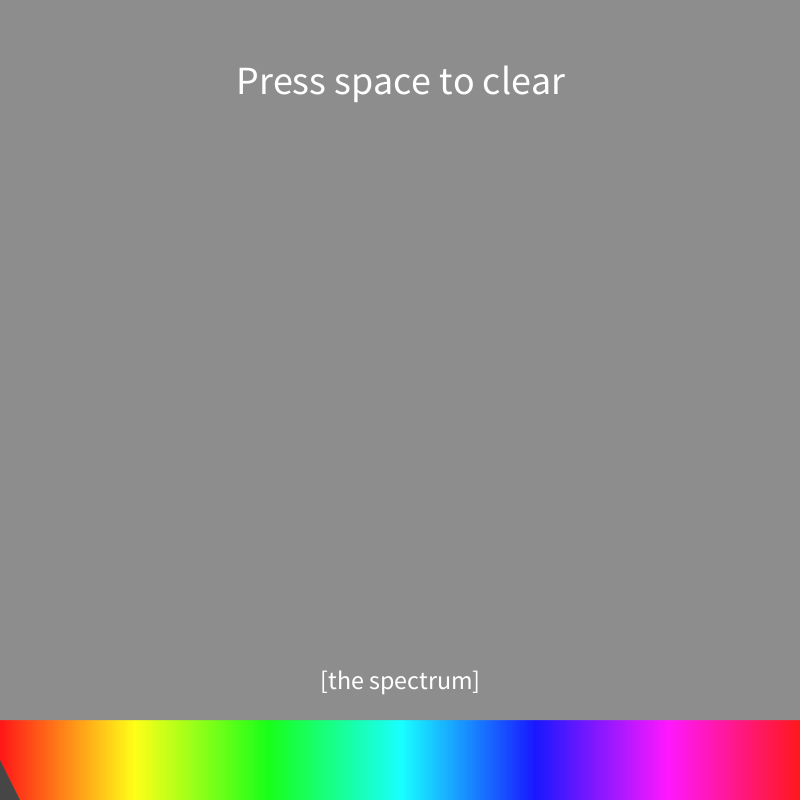
Frame 1 (no input)
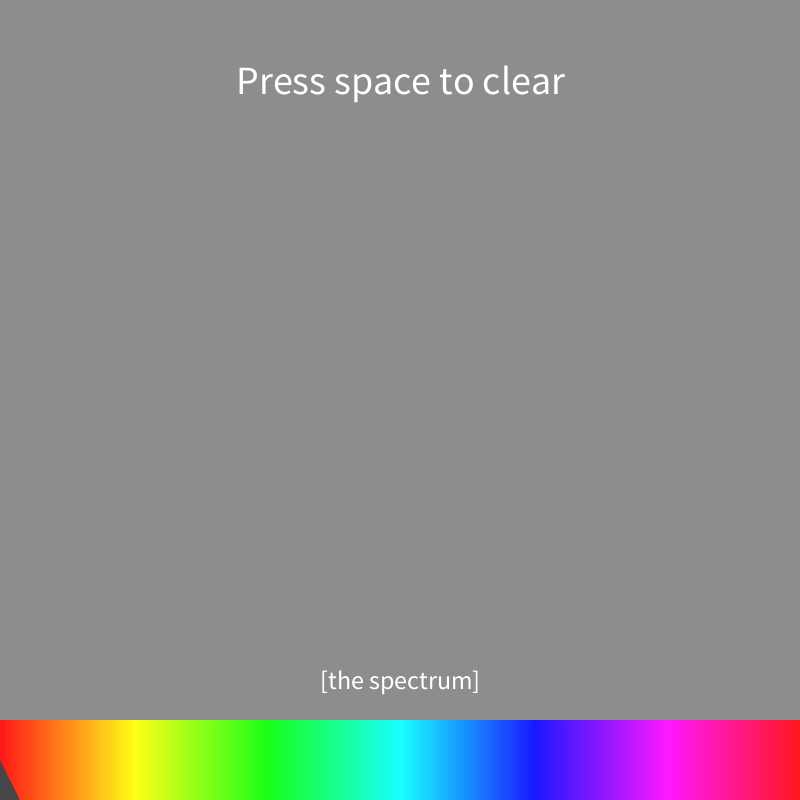
Frame 60 (the mouse pressed at the canvas centre just before this capture)
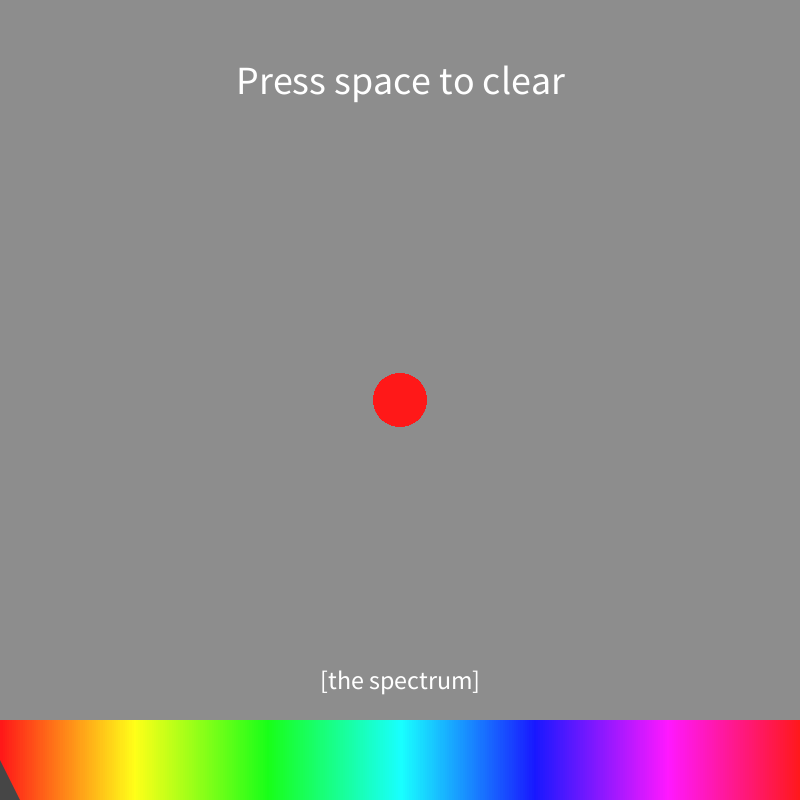
Frame 120 (the mouse held since frame 60 and released just before this capture)

The Processing sketch that drew these frames (run headless with seeded random() and noise(); from frame 60 on, the mouse is pressed at the canvas centre):

// Processing sketch: drawing_pad
// ── drawing_pad.pde
int Color = 0;
void setup(){
  size(800,800);
  colorMode(HSB, 360, 255, 255);
  background(200);
  textAlign(CENTER, CENTER);
  textSize(width/20);
  text("Press space to clear", width/2, height/10);
  textSize(width/30);
  text("[the spectrum]",width/2, height*17/20);
  fill(0, 230, 255);
  frameRate(120);
  
}

void draw(){
  if( keyPressed){
    background(200);
  }
  
  //draw paintbrush when mouse clicked
  
  if(mousePressed){
  noStroke();
  
  if(mouseY > 9*height/10) Color = mouseX;
  else ellipse(mouseX,mouseY,width/15,width/15);
  }
  
  //draw spectrum
  
  for(int i = 0;i <= width;i++){
    stroke(360*i/width, 230, 255);
    line(i,height*9/10,i,height);
  }
  
  //draw triangle
  noStroke();
  fill(100);
  triangle(Color - width/40, height, Color + width/40, height, Color, height*19/20);
  fill(360*Color/width, 230, 255);
  
}
